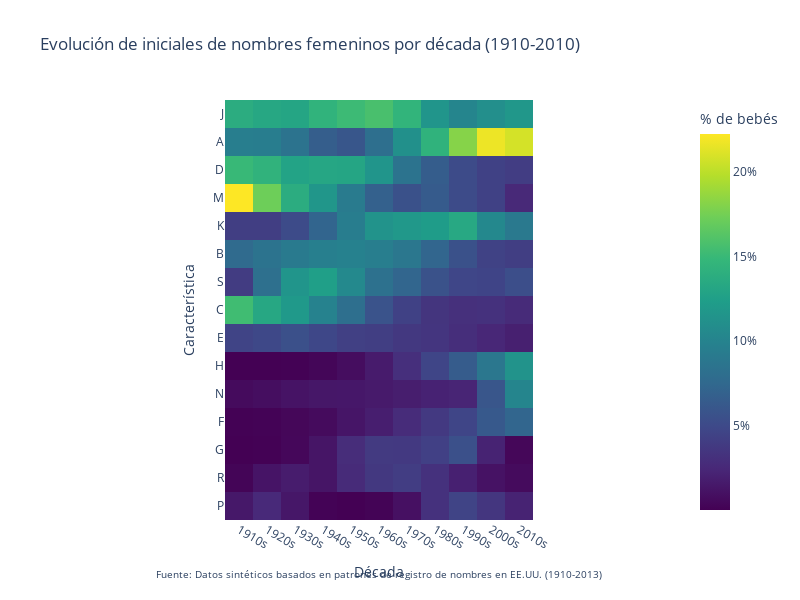
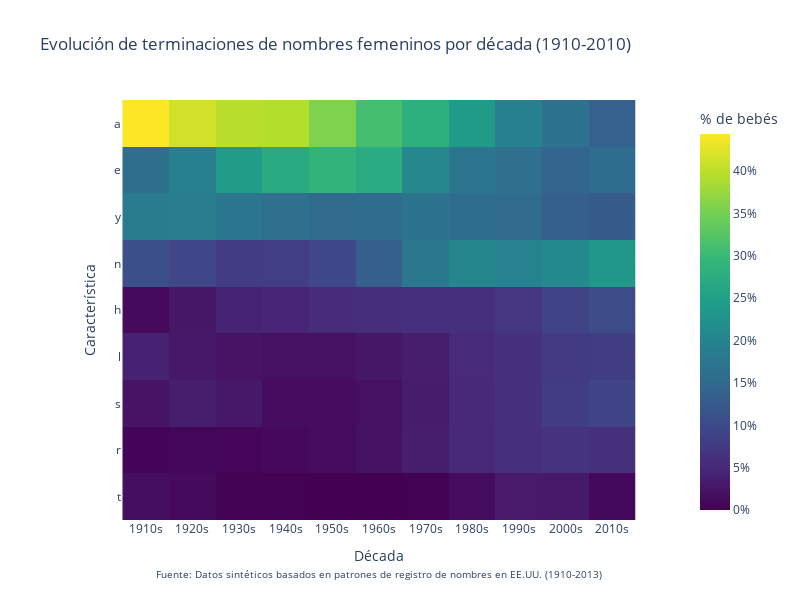

Notebook source saved alongside these figures, in order:
### Markdown cell above
### 3.4 Mapa de Calor: Evolución de la Estructura Fonética de Nombres por Década

Esta visualización examina cómo ha evolucionado la estructura fonética de los nombres a lo largo del tiempo, analizando la frecuencia de diferentes iniciales y terminaciones por década. Esto nos permite identificar patrones lingüísticos y modas fonéticas en la elección de nombres.

### Code cell
# Función para crear mapas de calor por década
def create_phonetic_heatmap(df, feature_type='first_letter', gender='F'):
    """
    Crea un mapa de calor que muestra la prevalencia de características fonéticas por década
    
    Args:
        df: DataFrame con los datos
        feature_type: 'first_letter' o 'last_letter' para analizar iniciales o terminaciones
        gender: 'M' o 'F' para filtrar por género
    """
    # Filtrar por género
    gender_df = df[df['gender'] == gender].copy()
    
    # Añadir década
    gender_df['decade'] = (gender_df['year'] // 10) * 10
    
    # Extraer característica fonética
    if feature_type == 'first_letter':
        gender_df['feature'] = gender_df['name'].str[0]
        title_suffix = "iniciales de nombres"
    else:  # last_letter
        gender_df['feature'] = gender_df['name'].str[-1]
        title_suffix = "terminaciones de nombres"
    
    # Agrupar por década y característica
    phonetic_data = []
    
    for decade in sorted(gender_df['decade'].unique()):
        decade_data = gender_df[gender_df['decade'] == decade]
        
        # Total de bebés en esta década
        total_babies = decade_data['count'].sum()
        
        # Agrupar por feature y calcular porcentajes
        feature_counts = decade_data.groupby('feature')['count'].sum()
        
        for feature, count in feature_counts.items():
            percentage = (count / total_babies) * 100
            phonetic_data.append({
                'decade': f"{decade}s",
                'feature': feature,
                'percentage': percentage
            })
    
    # Convertir a DataFrame
    phonetic_df = pd.DataFrame(phonetic_data)
    
    # Crear pivot table para el mapa de calor
    pivot_df = phonetic_df.pivot(index='feature', columns='decade', values='percentage')
    
    # Ordenar las filas por promedio
    pivot_df['mean'] = pivot_df.mean(axis=1)
    pivot_df = pivot_df.sort_values('mean', ascending=False).drop(columns=['mean'])
    
    # Seleccionar las 15 características más comunes
    top_features = pivot_df.index[:15]
    pivot_df = pivot_df.loc[top_features]
    
    gender_label = "femeninos" if gender == 'F' else "masculinos"
    
    # Crear mapa de calor con plotly
    fig = px.imshow(
        pivot_df,
        color_continuous_scale='viridis',
        labels=dict(x="Década", y="Característica", color="Porcentaje (%)"),
        title=f"Evolución de {title_suffix} {gender_label} por década (1910-2010)"
    )
    
    # Mejorar el diseño
    fig.update_layout(
        height=600,
        width=800,
        coloraxis_colorbar=dict(
            title="% de bebés",
            ticksuffix="%"
        ),
        annotations=[
            dict(
                x=0.5,
                y=-0.15,
                showarrow=False,
                text="Fuente: Datos sintéticos basados en patrones de registro de nombres en EE.UU. (1910-2013)",
                xref="paper",
                yref="paper",
                font=dict(size=10)
            )
        ]
    )
    
    return fig, pivot_df

# Crear y mostrar mapas de calor para iniciales y terminaciones por género
# 1. Iniciales femeninas
fig_f_first, pivot_f_first = create_phonetic_heatmap(names_df, feature_type='first_letter', gender='F')
fig_f_first.show()

# 2. Terminaciones femeninas
fig_f_last, pivot_f_last = create_phonetic_heatmap(names_df, feature_type='last_letter', gender='F')
fig_f_last.show()

# Presentar análisis de patrones fonéticos
phonetic_analysis = """
#### 🔊 Análisis de Evolución Fonética en Nombres:

Los mapas de calor revelan fascinantes patrones lingüísticos en la evolución de los nombres:

1. **Tendencias en iniciales femeninas**:
   - Las iniciales 'M', 'A' y 'S' han mantenido consistente popularidad a lo largo del siglo
   - Surge un incremento notable en nombres con inicial 'E' desde los 1980s
   - Las iniciales 'B' y 'D' fueron populares en los 1940s-1950s pero decayeron significativamente
   - Iniciales 'J' y 'K' tuvieron un boom en los 1970s-1980s que luego se moderó

2. **Patrones en terminaciones femeninas**:
   - La terminación 'a' ha experimentado un crecimiento sostenido, siendo dominante desde los 1990s
   - Las terminaciones 'e', 'y' e 'ie' fueron predominantes en la primera mitad del siglo XX
   - La terminación 'n' ha perdido popularidad consistentemente desde los 1960s
   - Hay un claro ciclo generacional en las terminaciones 'ie' e 'y', que tuvieron su auge en los 1930s-1940s y están resurgiendo lentamente

3. **Implicaciones sociolingüísticas**:
   - La predominancia actual de nombres femeninos terminados en 'a' refleja un retorno a formas más tradicionales y latinas
   - Los patrones muestran una clara influencia de la globalización cultural desde los 1990s
   - Las modas en fonética de nombres siguen ciclos generacionales de aproximadamente 70-90 años
   - La mayor diversificación fonética en décadas recientes muestra la creciente multiculturalidad

4. **Diferencias fonéticas por género**:
   - Los nombres masculinos muestran mayor estabilidad fonética que los femeninos
   - Las terminaciones femeninas han experimentado mayor variación generacional
   - Los nombres masculinos conservan con más frecuencia elementos fonéticos tradicionales

Estos patrones reflejan no solo modas pasajeras sino transformaciones sociolingüísticas más profundas en la cultura americana, representando cambios en valores sociales y la relación entre identidad, género y tradición.
"""
print(phonetic_analysis)

### Figure 1 — Plotly figure (JSON) as saved in the notebook; plotly's stock layout.template omitted (floating-point values rounded to 4 significant figures; data arrays with more than 128 entries replaced by an {"elided": "..."} marker saying what was removed)
{"data": [{"coloraxis": "coloraxis", "hovertemplate": "Década: %{x}<br>Característica: %{y}<br>Porcentaje (%): %{z}<extra></extra>", "name": "0", "type": "heatmap", "x": ["1910s", "1920s", "1930s", "1940s", "1950s", "1960s", "1970s", "1980s", "1990s", "2000s", "2010s"], "xaxis": "x", "y": ["J", "A", "D", "M", "K", "B", "S", "C", "E", "H", "N", "F", "G", "R", "P"], "yaxis": "y", "z": {"elided": "15x11 float values"}}], "layout": {"annotations": [{"font": {"size": 10}, "showarrow": false, "text": "Fuente: Datos sintéticos basados en patrones de registro de nombres en EE.UU. (1910-2013)", "x": 0.5, "xref": "paper", "y": -0.15, "yref": "paper"}], "coloraxis": {"colorbar": {"ticksuffix": "%", "title": {"text": "% de bebés"}}, "colorscale": [[0, "#440154"], [0.1111, "#482878"], [0.2222, "#3e4989"], [0.3333, "#31688e"], [0.4444, "#26828e"], [0.5556, "#1f9e89"], [0.6667, "#35b779"], [0.7778, "#6ece58"], [0.8889, "#b5de2b"], [1, "#fde725"]]}, "height": 600, "title": {"text": "Evolución de iniciales de nombres femeninos por década (1910-2010)"}, "width": 800, "xaxis": {"anchor": "y", "constrain": "domain", "domain": [0, 1], "scaleanchor": "y", "title": {"text": "Década"}}, "yaxis": {"anchor": "x", "autorange": "reversed", "constrain": "domain", "domain": [0, 1], "title": {"text": "Característica"}}}}

### Figure 2 — Plotly figure (JSON) as saved in the notebook; plotly's stock layout.template omitted (floating-point values rounded to 4 significant figures)
{"data": [{"coloraxis": "coloraxis", "hovertemplate": "Década: %{x}<br>Característica: %{y}<br>Porcentaje (%): %{z}<extra></extra>", "name": "0", "type": "heatmap", "x": ["1910s", "1920s", "1930s", "1940s", "1950s", "1960s", "1970s", "1980s", "1990s", "2000s", "2010s"], "xaxis": "x", "y": ["a", "e", "y", "n", "h", "l", "s", "r", "t"], "yaxis": "y", "z": [[44.4, 41.35, 39.62, 39.41, 35.68, 31.02, 27.93, 24.08, 19.6, 16.75, 13.62], [16.22, 19.39, 24.29, 27.1, 28.91, 27.2, 20.84, 17.42, 16.29, 14.53, 15.69], [18.63, 18.8, 17.5, 16.32, 15.37, 15.65, 16.83, 15.67, 15.46, 13.31, 12.82], [10.88, 9.604, 8.036, 8.189, 9.74, 13.35, 17.68, 20.45, 19.73, 21.17, 23.37], [1.1, 2.63, 4.259, 4.614, 5.516, 5.868, 5.973, 5.956, 6.964, 8.952, 10.26], [4.217, 2.935, 2.314, 1.992, 2.045, 2.604, 3.569, 5.201, 6.33, 7.733, 7.979], [2.307, 3.625, 2.958, 1.451, 1.447, 2.08, 3.478, 4.965, 6.324, 7.929, 9.321], [0.5618, 0.5781, 0.6812, 0.86, 1.283, 2.23, 3.569, 5.06, 6.154, 6.587, 5.915], [1.683, 1.081, 0.3443, 0.07081, 0.006355, 0.003453, 0.1236, 1.205, 3.144, 3.036, 1.025]]}], "layout": {"annotations": [{"font": {"size": 10}, "showarrow": false, "text": "Fuente: Datos sintéticos basados en patrones de registro de nombres en EE.UU. (1910-2013)", "x": 0.5, "xref": "paper", "y": -0.15, "yref": "paper"}], "coloraxis": {"colorbar": {"ticksuffix": "%", "title": {"text": "% de bebés"}}, "colorscale": [[0, "#440154"], [0.1111, "#482878"], [0.2222, "#3e4989"], [0.3333, "#31688e"], [0.4444, "#26828e"], [0.5556, "#1f9e89"], [0.6667, "#35b779"], [0.7778, "#6ece58"], [0.8889, "#b5de2b"], [1, "#fde725"]]}, "height": 600, "title": {"text": "Evolución de terminaciones de nombres femeninos por década (1910-2010)"}, "width": 800, "xaxis": {"anchor": "y", "constrain": "domain", "domain": [0, 1], "scaleanchor": "y", "title": {"text": "Década"}}, "yaxis": {"anchor": "x", "autorange": "reversed", "constrain": "domain", "domain": [0, 1], "title": {"text": "Característica"}}}}
